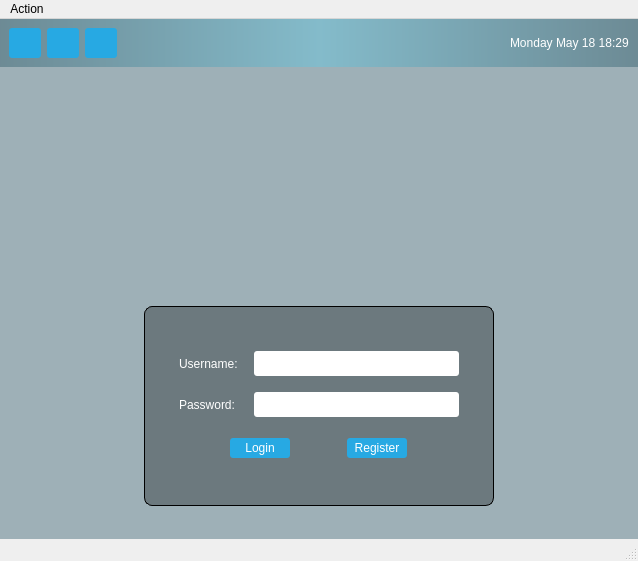
<?xml version="1.0" encoding="UTF-8"?>
<ui version="4.0">
 <class>LoginPage</class>
 <widget class="QMainWindow" name="LoginPage">
  <property name="geometry">
   <rect>
    <x>0</x>
    <y>0</y>
    <width>638</width>
    <height>561</height>
   </rect>
  </property>
  <property name="windowTitle">
   <string>LoginPage</string>
  </property>
  <property name="styleSheet">
   <string notr="true">#centralwidget { background: rgba(32, 80, 96, 100); }
#topPanel { background-color: qlineargradient(spread:reflect, x1:0.5, y1:0, x2:0, y2:0, stop:0 rgba(91, 204, 233, 100), stop:1 rgba(32, 80, 96, 100)); }
#loginForm
{
  background: rgba(0, 0, 0, 80);
  border-radius: 8px;
}
QLabel { color: white; }
QLineEdit { border-radius: 3px; }
QPushButton
{
  color: white;
  background-color: #27a9e3;
  border-width: 0px;
  border-radius: 3px;
}
QPushButton:hover { background-color: #66c011; }
#centralwidget
{
  border-image: url(:/images/loginBG.jpg);
}</string>
  </property>
  <widget class="QWidget" name="centralwidget">
   <layout class="QVBoxLayout" name="verticalLayout">
    <property name="leftMargin">
     <number>0</number>
    </property>
    <property name="topMargin">
     <number>0</number>
    </property>
    <property name="rightMargin">
     <number>0</number>
    </property>
    <property name="bottomMargin">
     <number>0</number>
    </property>
    <item>
     <widget class="QWidget" name="topPanel" native="true">
      <property name="maximumSize">
       <size>
        <width>2000</width>
        <height>2000</height>
       </size>
      </property>
      <layout class="QHBoxLayout" name="horizontalLayout">
       <item>
        <widget class="QPushButton" name="shutdownButton">
         <property name="minimumSize">
          <size>
           <width>30</width>
           <height>30</height>
          </size>
         </property>
         <property name="text">
          <string/>
         </property>
         <property name="icon">
          <iconset resource="Resource.qrc">
           <normaloff>:/images/powerIcon.png</normaloff>:/images/powerIcon.png</iconset>
         </property>
         <property name="iconSize">
          <size>
           <width>25</width>
           <height>25</height>
          </size>
         </property>
        </widget>
       </item>
       <item>
        <widget class="QPushButton" name="minButton">
         <property name="minimumSize">
          <size>
           <width>30</width>
           <height>30</height>
          </size>
         </property>
         <property name="text">
          <string/>
         </property>
         <property name="icon">
          <iconset resource="Resource.qrc">
           <normaloff>:/images/minIcon.png</normaloff>:/images/minIcon.png</iconset>
         </property>
         <property name="iconSize">
          <size>
           <width>25</width>
           <height>25</height>
          </size>
         </property>
        </widget>
       </item>
       <item>
        <widget class="QPushButton" name="restartButton">
         <property name="minimumSize">
          <size>
           <width>30</width>
           <height>30</height>
          </size>
         </property>
         <property name="text">
          <string/>
         </property>
         <property name="icon">
          <iconset resource="Resource.qrc">
           <normaloff>:/images/restartIcon.png</normaloff>:/images/restartIcon.png</iconset>
         </property>
         <property name="iconSize">
          <size>
           <width>25</width>
           <height>25</height>
          </size>
         </property>
        </widget>
       </item>
       <item>
        <spacer name="horizontalSpacer">
         <property name="orientation">
          <enum>Qt::Horizontal</enum>
         </property>
         <property name="sizeHint" stdset="0">
          <size>
           <width>40</width>
           <height>20</height>
          </size>
         </property>
        </spacer>
       </item>
       <item>
        <widget class="QLabel" name="currentDateTime">
         <property name="text">
          <string>Monday May 18 18:29</string>
         </property>
        </widget>
       </item>
      </layout>
     </widget>
    </item>
    <item>
     <spacer name="verticalSpacer_3">
      <property name="orientation">
       <enum>Qt::Vertical</enum>
      </property>
      <property name="sizeHint" stdset="0">
       <size>
        <width>20</width>
        <height>50</height>
       </size>
      </property>
     </spacer>
    </item>
    <item>
     <layout class="QHBoxLayout" name="horizontalLayout_2">
      <property name="topMargin">
       <number>0</number>
      </property>
      <item>
       <widget class="QLabel" name="profilePic">
        <property name="sizePolicy">
         <sizepolicy hsizetype="Fixed" vsizetype="Fixed">
          <horstretch>0</horstretch>
          <verstretch>0</verstretch>
         </sizepolicy>
        </property>
        <property name="minimumSize">
         <size>
          <width>150</width>
          <height>150</height>
         </size>
        </property>
        <property name="styleSheet">
         <string notr="true">border-image: url(:/images/osIcon.png);</string>
        </property>
        <property name="text">
         <string/>
        </property>
       </widget>
      </item>
     </layout>
    </item>
    <item>
     <spacer name="verticalSpacer_4">
      <property name="orientation">
       <enum>Qt::Vertical</enum>
      </property>
      <property name="sizeHint" stdset="0">
       <size>
        <width>20</width>
        <height>40</height>
       </size>
      </property>
     </spacer>
    </item>
    <item>
     <layout class="QHBoxLayout" name="horizontalLayout_3">
      <property name="topMargin">
       <number>0</number>
      </property>
      <item>
       <widget class="QWidget" name="loginForm" native="true">
        <property name="sizePolicy">
         <sizepolicy hsizetype="Fixed" vsizetype="Fixed">
          <horstretch>0</horstretch>
          <verstretch>0</verstretch>
         </sizepolicy>
        </property>
        <property name="minimumSize">
         <size>
          <width>350</width>
          <height>200</height>
         </size>
        </property>
        <property name="styleSheet">
         <string notr="true">#loginForm { border: 1px solid; }</string>
        </property>
        <layout class="QVBoxLayout" name="verticalLayout_2">
         <property name="leftMargin">
          <number>35</number>
         </property>
         <property name="topMargin">
          <number>35</number>
         </property>
         <property name="rightMargin">
          <number>35</number>
         </property>
         <property name="bottomMargin">
          <number>35</number>
         </property>
         <item>
          <layout class="QHBoxLayout" name="horizontalLayout_6">
           <item>
            <widget class="QLabel" name="usernameLabel">
             <property name="text">
              <string>Username:</string>
             </property>
            </widget>
           </item>
           <item>
            <widget class="QLineEdit" name="usernameEdit">
             <property name="minimumSize">
              <size>
               <width>0</width>
               <height>25</height>
              </size>
             </property>
             <property name="maximumSize">
              <size>
               <width>205</width>
               <height>16777215</height>
              </size>
             </property>
             <property name="text">
              <string/>
             </property>
            </widget>
           </item>
          </layout>
         </item>
         <item>
          <layout class="QHBoxLayout" name="horizontalLayout_4">
           <item>
            <widget class="QLabel" name="passwordLabel">
             <property name="text">
              <string>Password:</string>
             </property>
            </widget>
           </item>
           <item>
            <widget class="QLineEdit" name="passwordEdit">
             <property name="minimumSize">
              <size>
               <width>0</width>
               <height>25</height>
              </size>
             </property>
             <property name="maximumSize">
              <size>
               <width>205</width>
               <height>16777215</height>
              </size>
             </property>
             <property name="inputMask">
              <string/>
             </property>
             <property name="echoMode">
              <enum>QLineEdit::Password</enum>
             </property>
            </widget>
           </item>
          </layout>
         </item>
         <item>
          <spacer name="verticalSpacer_2">
           <property name="orientation">
            <enum>Qt::Vertical</enum>
           </property>
           <property name="sizeType">
            <enum>QSizePolicy::Fixed</enum>
           </property>
           <property name="sizeHint" stdset="0">
            <size>
             <width>20</width>
             <height>5</height>
            </size>
           </property>
          </spacer>
         </item>
         <item>
          <layout class="QHBoxLayout" name="horizontalLayout_8">
           <item>
            <widget class="QPushButton" name="loginButton">
             <property name="minimumSize">
              <size>
               <width>20</width>
               <height>20</height>
              </size>
             </property>
             <property name="maximumSize">
              <size>
               <width>60</width>
               <height>16777215</height>
              </size>
             </property>
             <property name="text">
              <string>Login</string>
             </property>
            </widget>
           </item>
           <item>
            <widget class="QPushButton" name="registerButton">
             <property name="minimumSize">
              <size>
               <width>20</width>
               <height>20</height>
              </size>
             </property>
             <property name="maximumSize">
              <size>
               <width>60</width>
               <height>16777215</height>
              </size>
             </property>
             <property name="text">
              <string>Register</string>
             </property>
            </widget>
           </item>
          </layout>
         </item>
        </layout>
       </widget>
      </item>
     </layout>
    </item>
    <item>
     <spacer name="verticalSpacer">
      <property name="orientation">
       <enum>Qt::Vertical</enum>
      </property>
      <property name="sizeHint" stdset="0">
       <size>
        <width>20</width>
        <height>40</height>
       </size>
      </property>
     </spacer>
    </item>
   </layout>
  </widget>
  <widget class="QMenuBar" name="menubar">
   <property name="geometry">
    <rect>
     <x>0</x>
     <y>0</y>
     <width>638</width>
     <height>22</height>
    </rect>
   </property>
   <widget class="QMenu" name="menuQuit">
    <property name="title">
     <string>Action</string>
    </property>
    <addaction name="actionPower"/>
    <addaction name="actionMinimize"/>
    <addaction name="actionRestart"/>
   </widget>
   <addaction name="menuQuit"/>
  </widget>
  <widget class="QStatusBar" name="statusbar"/>
  <action name="actionPower">
   <property name="icon">
    <iconset resource="Resource.qrc">
     <normaloff>:/images/powerIcon.png</normaloff>:/images/powerIcon.png</iconset>
   </property>
   <property name="text">
    <string>Power Off</string>
   </property>
  </action>
  <action name="actionRestart">
   <property name="icon">
    <iconset resource="Resource.qrc">
     <normaloff>:/images/restartIcon.png</normaloff>:/images/restartIcon.png</iconset>
   </property>
   <property name="text">
    <string>Restart</string>
   </property>
  </action>
  <action name="actionMinimize">
   <property name="icon">
    <iconset resource="Resource.qrc">
     <normaloff>:/images/minIcon.png</normaloff>:/images/minIcon.png</iconset>
   </property>
   <property name="text">
    <string>Minimize</string>
   </property>
  </action>
 </widget>
 <resources>
  <include location="Resource.qrc"/>
 </resources>
 <connections/>
</ui>
